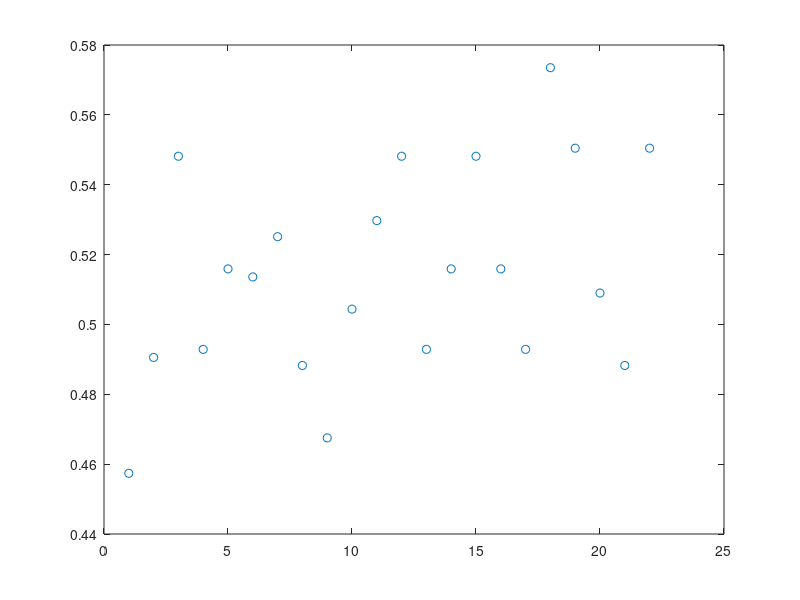

Source code (MATLAB):
load('zPoints.mat');
method = 'median'
zPoints = x;
deletedSomething = true;
while(deletedSomething)
    deletedSomething = false;
    if (strcmp(method , 'mean'))
        zvals = abs(zPoints - mean(zPoints))/std(zPoints);
    else
        zvals = abs(zPoints - median(zPoints))/std(zPoints);
    end
    [val , ind] = max(zvals);
    if(val > 3)
        zPoints(ind)=[];
        deletedSomething = true;
    end
end
plot(zPoints,'o')
